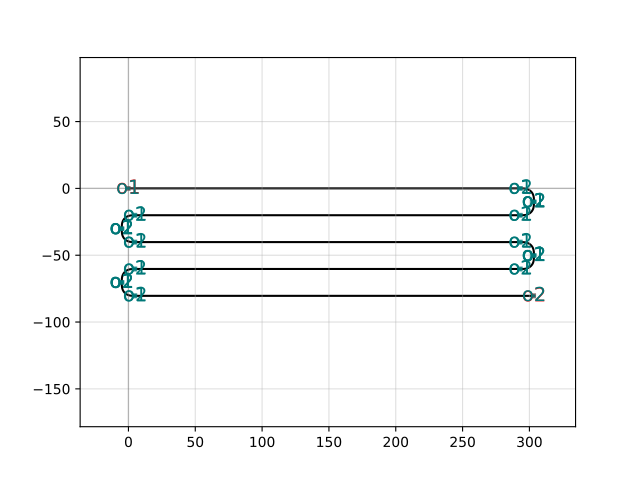

The script that drew this image:
import gdsfactory as gf

c = gf.components.delay_snake(wg_width=0.5, wg_width_wide=2.0, total_length=1600.0, L0=5.0, taper_length=10.0, n=2)
c.plot()
